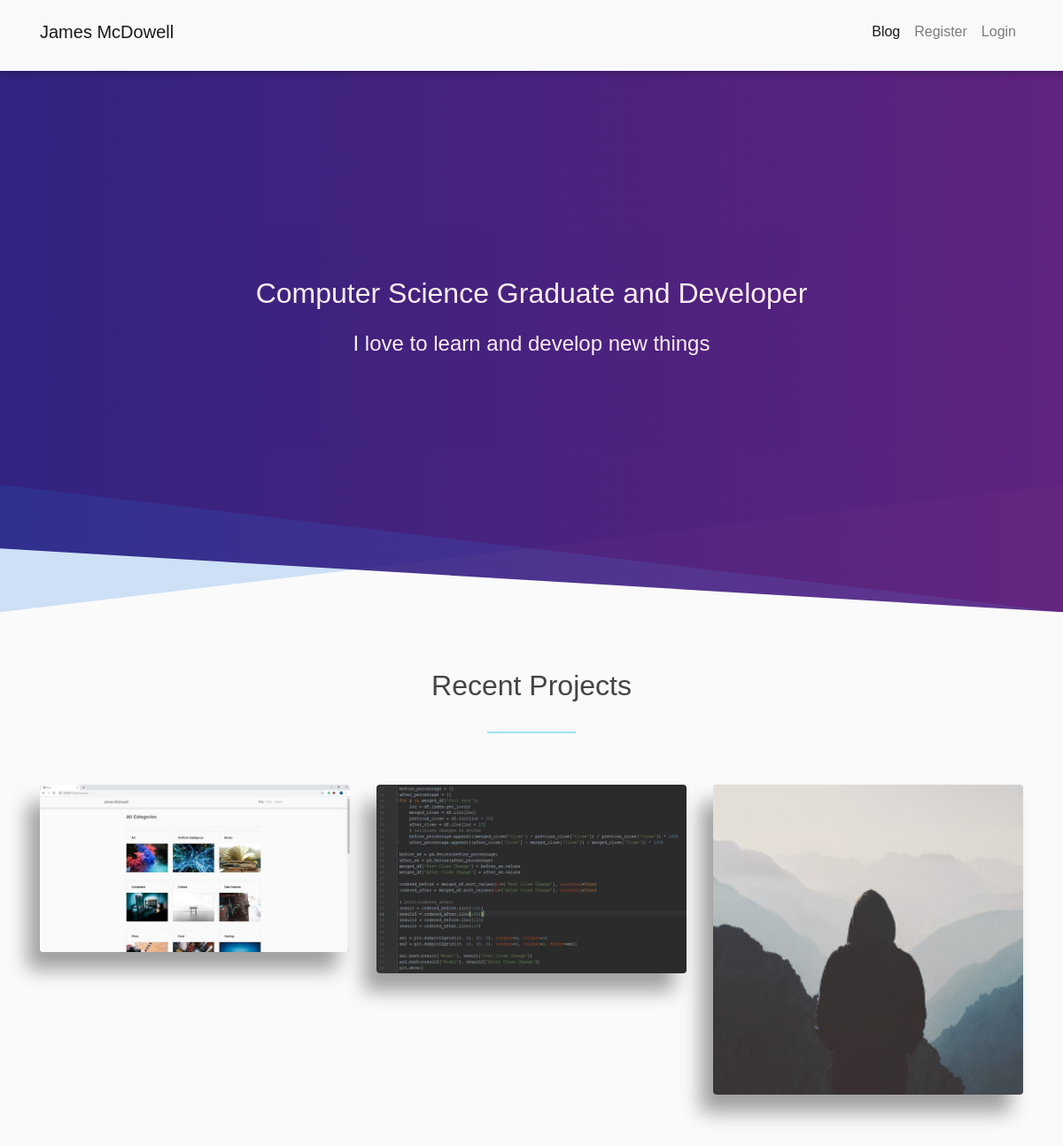
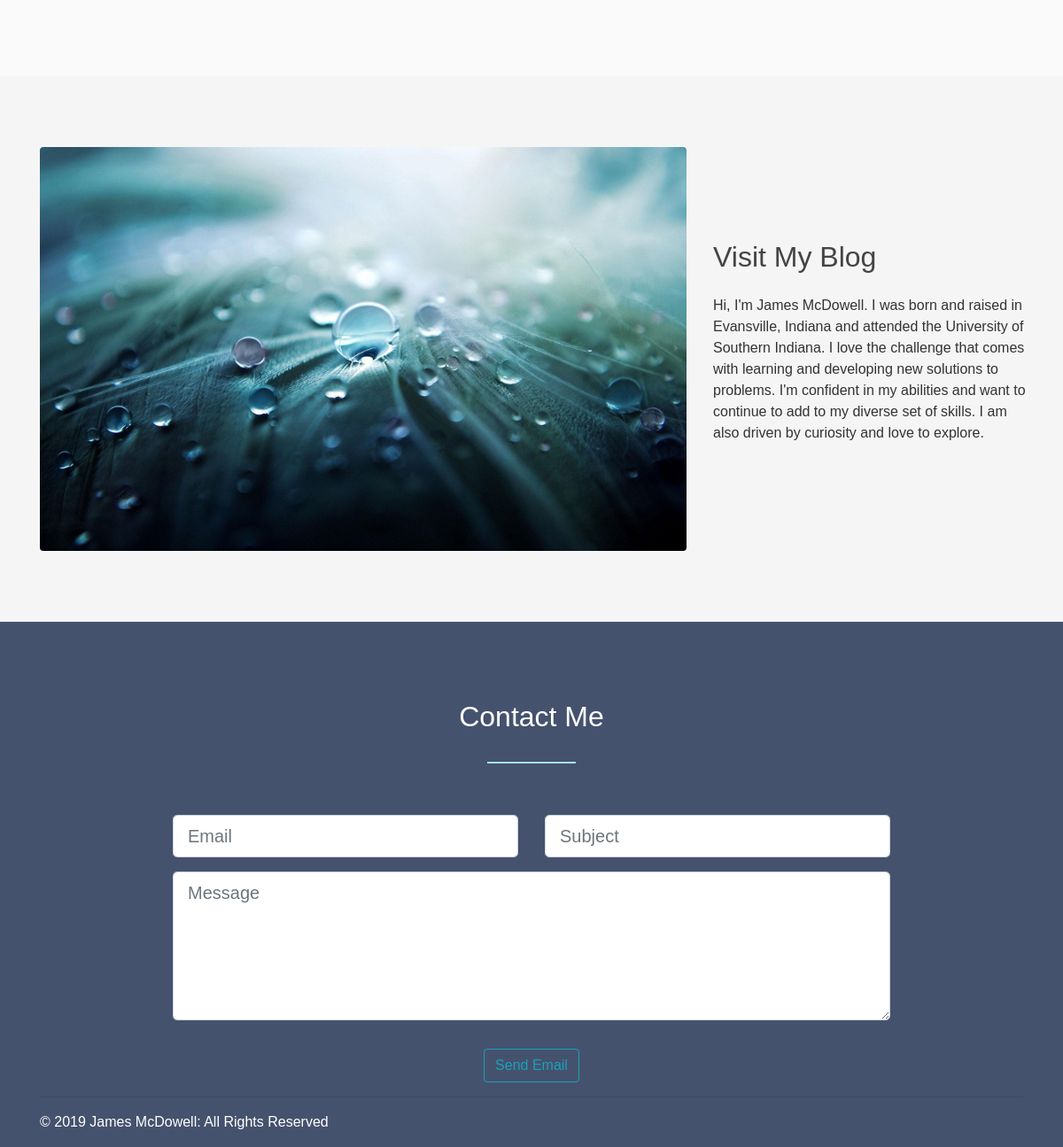
The page /home on the database its author committed (2 pictures, top to bottom).
### flaskblog/models.py (models this page shows, shortened)
class Post(db.Model):
    id = db.Column(db.Integer, primary_key=True)
    title = db.Column(db.String(100), nullable=False)
    date_posted = db.Column(db.DateTime, nullable=False, default=datetime.utcnow)
    content = db.Column(db.Text, nullable=False)
    image_file = db.Column(db.String(20), nullable=False, default='default.jpg')
    user_id = db.Column(db.Integer, db.ForeignKey('user.id'), nullable=False)
    likes = db.relationship('PostLike', backref='post', lazy='dynamic')
    cat_id = db.Column(db.Integer, db.ForeignKey('cat.id'), nullable=False)

### flaskblog/main/routes.py (the view, shortened to what this page needs)
@main.route('/', methods=['GET', 'POST'])
@main.route('/home', methods=['GET', 'POST'])
def home_page():
    form = ContactForm()
    projects = Post.query.filter_by(user_id=1).filter_by(cat_id=1).order_by(Post.date_posted.desc())
    return render_template('home_page.html', form=form, projects=projects)

### flaskblog/users/forms.py
class ContactForm(FlaskForm):
    email = StringField('Email', validators=[DataRequired(), Email()], render_kw={"placeholder": "Email"})
    subject = StringField('Subject', validators=[DataRequired()], render_kw={"placeholder": "Subject"})
    message = TextAreaField('Message', validators=[DataRequired()], render_kw={"placeholder": "Message", 'rows': '5'})
    submit = SubmitField('Send Email')

### flaskblog/templates/home_page.html (shortened to what this page needs)
{% extends "simple_layout.html" %}
{% block title %}
    <h2 class="home-text more-padding pb-3">Computer Science Graduate and Developer</h2>
    <h4 class="home-text">I love to learn and develop new things</h4>
{% endblock title %}
{% block content %}
<div class="container padding-bt">
    <h2 class="project-title">Recent Projects</h2>
    <hr class="personal">
    <div class="row project-padding">
        {% for project in projects %}
            <div class="col-md-4 project-margin">
                <div class="rounded home-container">
                    <img class="rounded category-pictures" src="{{ url_for('static', filename='post_pics/' + project.image_file) }}">
                </div>
            </div>
        {% endfor %}
    </div>
</div>
<div class="mb-0 padding sb-gray">
    <div class="container">
        <div class="row pl-0">
            <div class="col-md-8">
                <a href="{{ url_for('main.home') }}"><img class="rounded home-category" src="{{ url_for('static', filename='home_pics/test.jpg') }}"></a>
            </div>
            <div class="col-md-4">
                <div class="vert_center">
                    <a class="side_user" href="{{ url_for('main.home') }}"><h2 class="mb-4">Visit My Blog</h2></a>
                    <p>Hi, I'm James McDowell. I was born and raised in Evansville, Indiana and attended the University of Southern Indiana. I love the challenge that comes with learning and developing new solutions to problems.
                    I'm confident in my abilities and want to continue to add to my diverse set of skills. I am also driven by curiosity and love to explore.</p>
                </div>
            </div>
        </div>
    </div>
</div>
{% endblock content %}

### flaskblog/static/format.css (style rules this page uses)
.home-text { color: white; }
.container { font-family: "Rubik","Arial",sans-serif; }
.padding { padding-top: 5em; padding-bottom: 5em; }
@media only screen and (min-width: 992px) { .padding-bt { padding-bottom: 3em; } }
img { max-width: 100%; height: auto; }

### flaskblog/static/main.css (style rules this page uses)
body { background: #fafafa; color: #333333; margin-top: 4.5rem; }
h1, h2, h3, h4, h5, h6 { color: #444444; }
.category-pictures { width: 100%; }
hr.personal { width: 100px; padding-top 10px; padding-bottom: 10px; border-color: #a5e1f3; border-width: 2px; }
.project-padding { padding-top: 1em; padding-bottom: 5em; }
.project-margin { margin-top: 1em; margin-bottom: 1em; }
.project-title { text-align: center; margin-top: 2em; margin-bottom: 1em; }
.home-container { position: relative; width: 100%; -webkit-box-shadow: -14px 20px 21px 0px rgba(0,0,0,0.36); -moz-box-shadow: -14px 20px 21px 0px rgba(0,0,0,0.36); box-shadow: -14px 20px 21px 0px rgba(0,0,0,0.36); }
.sb-gray { background-color: #F5F5F5; }
@media screen and (min-width: 992px) { .vert_center { margin: 0; position: absolute; top: 50%; -ms-transform: translateY(-50%); transform: translateY(-50%); } }
a.side_user { text-decoration: none; }
.more-padding { padding-top: 5em; }

### rows shown on the page
Post: image_file (picture)
Post: image_file (picture)
Post: image_file (placeholder picture)
